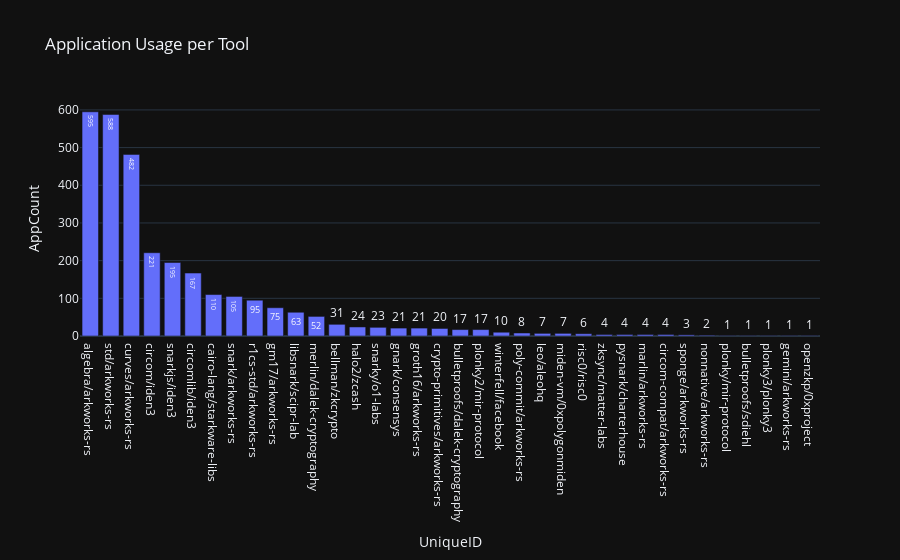

Here is the notebook cell this chart was saved with:
### Markdown cell above
#### AppCount per Tool

### Code cell
fig = px.bar(tool_counts, 
             x='UniqueID', 
             y='AppCount', 
             title='Application Usage per Tool',
             template="plotly_dark",
             text='AppCount'
             )
fig.show()

### Figure 1 — Plotly figure (JSON) as saved in the notebook; plotly's stock layout.template omitted (floating-point values rounded to 4 significant figures)
{"data": [{"alignmentgroup": "True", "hovertemplate": "UniqueID=%{x}<br>AppCount=%{text}<extra></extra>", "legendgroup": "", "marker": {"color": "#636efa", "pattern": {"shape": ""}}, "name": "", "offsetgroup": "", "orientation": "v", "showlegend": false, "text": [595, 588, 482, 221, 195, 167, 110, 105, 95, 75, 63, 52, 31, 24, 23, 21, 21, 20, 17, 17, 10, 8, 7, 7, 6, 4, 4, 4, 4, 3, 2, 1, 1, 1, 1, 1, 1], "textposition": "auto", "type": "bar", "x": ["algebra/arkworks-rs", "std/arkworks-rs", "curves/arkworks-rs", "circom/iden3", "snarkjs/iden3", "circomlib/iden3", "cairo-lang/starkware-libs", "snark/arkworks-rs", "r1cs-std/arkworks-rs", "gm17/arkworks-rs", "libsnark/scipr-lab", "merlin/dalek-cryptography", "bellman/zkcrypto", "halo2/zcash", "snarky/o1-labs", "gnark/consensys", "groth16/arkworks-rs", "crypto-primitives/arkworks-rs", "bulletproofs/dalek-cryptography", "plonky2/mir-protocol", "winterfell/facebook", "poly-commit/arkworks-rs", "leo/aleohq", "miden-vm/0xpolygonmiden", "risc0/risc0", "zksync/matter-labs", "pysnark/charterhouse", "marlin/arkworks-rs", "circom-compat/arkworks-rs", "sponge/arkworks-rs", "nonnative/arkworks-rs", "plonky/mir-protocol", "bulletproofs/sdiehl", "plonky3/plonky3", "gemini/arkworks-rs", "openzkp/0xproject", null], "xaxis": "x", "y": [595, 588, 482, 221, 195, 167, 110, 105, 95, 75, 63, 52, 31, 24, 23, 21, 21, 20, 17, 17, 10, 8, 7, 7, 6, 4, 4, 4, 4, 3, 2, 1, 1, 1, 1, 1, 1], "yaxis": "y"}], "layout": {"barmode": "relative", "legend": {"tracegroupgap": 0}, "title": {"text": "Application Usage per Tool"}, "xaxis": {"anchor": "y", "domain": [0, 1], "title": {"text": "UniqueID"}}, "yaxis": {"anchor": "x", "domain": [0, 1], "title": {"text": "AppCount"}}}}
